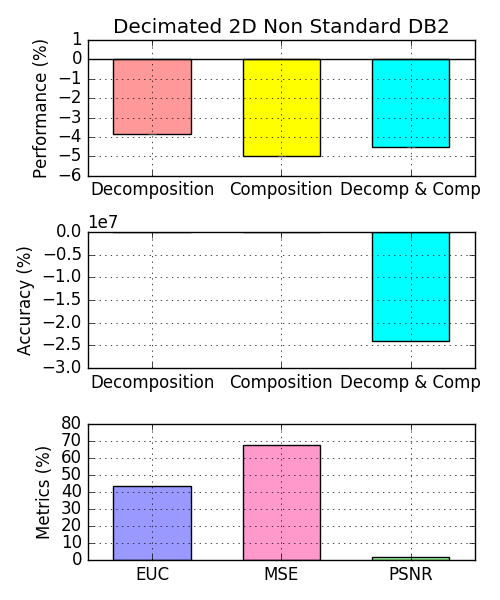

Source code (Python):
"""
Bar chart demo with pairs of bars grouped for easy comparison.
"""
import numpy as np
import matplotlib.pyplot as plt


n_groups = 3

# fig, ax = plt.subplots(nrows=3, sharex=True, figsize=(5, 6))
fig = plt.figure(figsize=(5, 6))
fig.subplots_adjust(hspace=0.01)

ax = []

ax.append(fig.add_subplot(311))
ax.append(fig.add_subplot(312, sharex=ax[0]))
ax.append(fig.add_subplot(313))

# ax.append(fig.add_subplot(337))
# ax.append(fig.add_subplot(338))
# ax.append(fig.add_subplot(339))

patterns1 = ('/', '\\', '-', '|')
patterns2 = ('o', 'O', '.', '*')

index = np.arange(n_groups)
bar_width = 0.6

opacity = 1.0
# colors1 = (1.0, 0.6, 0.6)
# colors2 = (1.0, 0.6, 0.6)
colors1 = [(1.0, 0.6, 0.6), (1.0, 1.0, 0.0), (0.0, 1.0, 1.0)]
colors2 = [(0.6, 0.6, 1.0), (1.0, 0.6, 0.8), (0.6, 1.0, 0.6)]
error_config = {'ecolor': '0.3'}

plt.sca(ax[0])

developed = (-3.85055, -4.97128, -4.54078)
std_dev = (0.0, 0.0, 0.0)

plt.ylabel('Performance (%)')
plt.title('Decimated 2D Non Standard DB2')
plt.xticks(index, ('Decomposition', 'Composition', 'Decomp & Comp'))
plt.grid(True)
plt.ylim([-6.0,1.0])
# ax[0].xaxis.set_visible(False)

Performance = ax[0].bar(index, developed, bar_width,
                 alpha=opacity,
                 color=colors1,
                 yerr=std_dev,
                 error_kw=error_config,
                 label='Developed',
                 align='center')

# for bar, pattern in zip(Speedup, patterns1):
#     bar.set_hatch(pattern)

plt.xlim([min(index) - 0.5, max(index) + 0.5])
plt.axhline(y=0, xmin=min(index) - 0.5, xmax=max(index) + 0.5, color='black')

# plt.legend(loc='upper left', prop={'size':11})

plt.sca(ax[1])

developedError = (-5.017985E+004, -2.209333E+003, -2.398778E+007)

plt.ylabel('Accuracy (%)')
plt.xticks(index, ('Decomposition', 'Composition', 'Decomp & Comp'))
plt.grid(True)
plt.ylim([-0.3E+008,0.0])

Errors = ax[1].bar(index, developedError, bar_width,
                 alpha=opacity,
                 color=colors1,
                 #yerr=std_ori,
                 error_kw=error_config,
                 label='Developed',
                 align='center')

plt.sca(ax[2])

MetricResults = (43.437, 68.0063, 1.6907)


plt.ylabel('Metrics (%)')
plt.xticks(index, ('EUC', 'MSE', 'PSNR'))
plt.grid(True)
plt.ylim([0.0,80.0])
plt.xlim([min(index) - 0.5, max(index) + 0.5])

Metrics = ax[2].bar(index, MetricResults, bar_width,
                 alpha=opacity,
                 color=colors2,
                 #yerr=std_ori,
                 error_kw=error_config,
                 label='Developed',
                 align='center')

plt.tight_layout()
plt.show()
